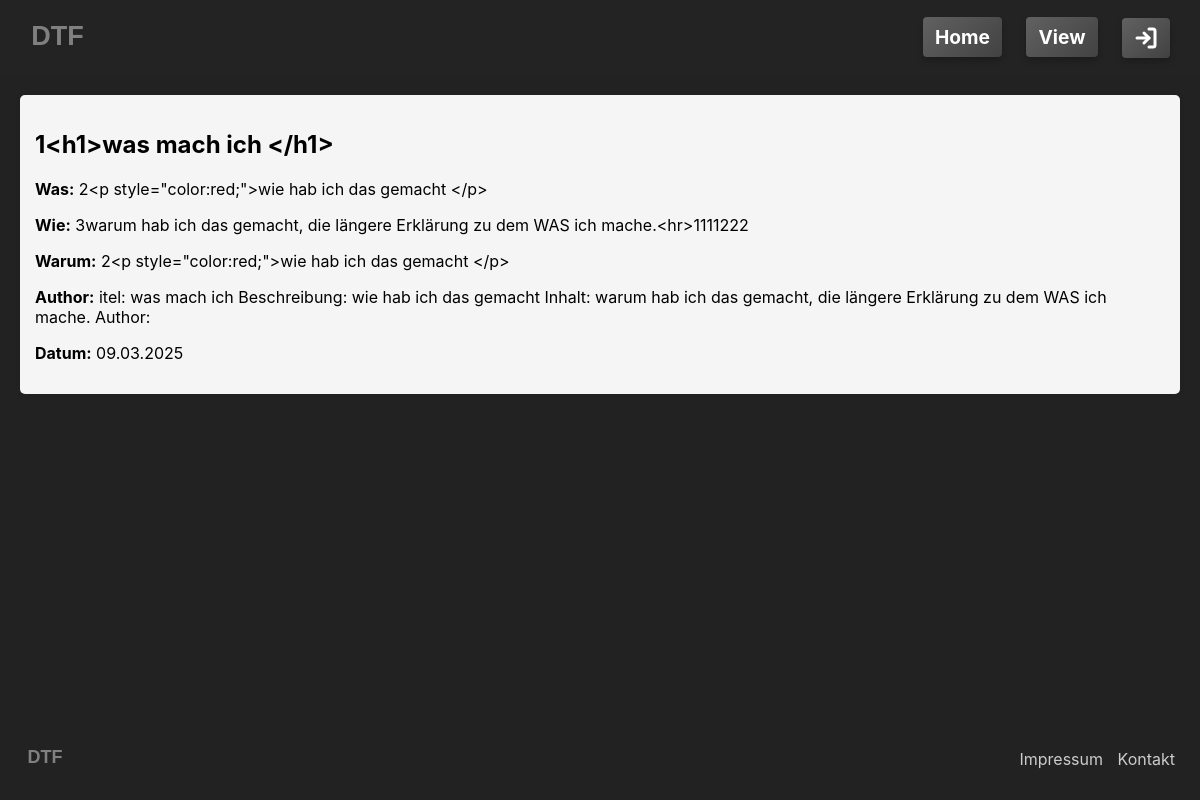
/view, run on the app's committed database.
### app/models.py (models this page shows)
class Article(Base):
    __tablename__ = "articles"
    id = Column(Integer, primary_key=True, index=True)
    title = Column(String, nullable=False)
    description = Column(Text, nullable=True)
    content = Column(Text, nullable=True)
    author = Column(String, nullable=False)
    created_at = Column(DateTime, default=datetime.utcnow)
    category_id = Column(Integer, ForeignKey("categories.id"))
    category = relationship("Category", back_populates="articles")
    image_path = Column(String, nullable=True)  # Pfad zum Bild

### app/main.py (the view)
@app.get("/view", response_class=HTMLResponse)
def view_articles(request: Request, db: Session = Depends(get_db)):
    articles = db.query(Article).order_by(Article.created_at.desc()).all()
    token = request.cookies.get("access_token")
    return templates.TemplateResponse("view.html", {"request": request, "articles": articles, "token": token})

### templates/view.html
{% extends "base.html" %}
{% block content %}
<div class="articles-grid">
    {% for article in articles %}
    <div class="article-card">
        <h2>{{ article.title }}</h2>
        <p><strong>Was:</strong> {{ article.description }}</p>
        <p><strong>Wie:</strong> {{ article.content }}</p>
        <p><strong>Warum:</strong> {{ article.description }}</p>
        <p><strong>Author:</strong> {{ article.author }}</p>
        <p><strong>Datum:</strong> {{ article.created_at.strftime("%d.%m.%Y") }}</p>
    </div>
    {% endfor %}
</div>
{% endblock %}

### templates/base.html (shortened to what this page needs)
<!DOCTYPE html>
<html lang="de">
<head>
    <link rel="stylesheet" href="/static/css/style.css">
</head>
<body>
    <nav class="navbar">
        <div class="nav-left">
            <a href="/"><img src="/static/logo.svg" alt="Logo" width="75" height="75"></a>
        </div>
        <div class="nav-links">
            <a href="/" class="btn btn-secondary">Home</a>
            <a href="/view" class="btn  btn-secondary">View</a>
            {% if not token %}
            <a href="/edit" class="btn btn-center btn-secondary" title="Anmelden"><svg xmlns="http://www.w3.org/2000/svg" width="24"
                    height="24" viewBox="0 0 24 24" fill="none" stroke="currentColor" stroke-width="3"
                    stroke-linecap="round" stroke-linejoin="round">
                    <path d="M15 3h4a2 2 0 0 1 2 2v14a2 2 0 0 1-2 2h-4" />
                    <polyline points="10 17 15 12 10 7" />
                    <line x1="15" y1="12" x2="3" y2="12" />
                </svg></a>
            {% endif %}
        </div>
    </nav>
    <main>
        {% block content %}
        {% endblock %}
    </main>
    <footer class="footer">
        <div class="footer-left">
            <a href="/"><img src="/static/logo.svg" alt="Logo" width="50" height="50"></a>
        </div>
        <div class="footer-links">
                <a href="#impressum" class="footer-link" data-message="<headline>Impressum</headline><p>DTF Freiberufliche Desktopfachkraft für Individuelle Webentwicklung<br><br></p>
                <p style=line-height:2em;>Ich biete professionelle Webentwicklung auf Basis von FastAPI, kombiniert mit kreativen Lösungen durch ComfyUI und Invoke. Meine Arbeit umfasst die Konzeption, Entwicklung und Implementierung von Websites und Webanwendungen, die nicht nur ästhetisch ansprechend, sondern auch technisch ausgereift sind. Durch die Integration von KI-Tools optimiere ich Workflows und ermögliche innovative Ansätze in Design und Entwicklung. <br><br>Leidenschaft für Technologie und Design setzt Visionen in die digitale Realität um.</p>
                <p style=font-size:.7em;position:relative;right:0px;text-align:right;> Wien 2025</p>">Impressum</a>
                <a href="#kontakt" class="footer-link"
                data-message="<headline>Kontakt</headline>Senden Sie Ihre Nachricht:">Kontakt</a>
        </div>
    </footer>
</body>
</html>

### static/css/style.css (style rules this page uses)
body, html { background-color: #222; margin: 0; padding: 0; height: 100%; font-family: -apple-system, BlinkMacSystemFont, "Segoe UI", Roboto, "Helvetica Neue", Arial, sans-serif; min-width: 600px; }
.navbar { display: flex; align-items: center; justify-content: space-between; background-color: rgba(51, 51, 51, 0.07); padding: 0 20px; height: 75px; }
.nav-links a.btn { color: #fff; text-decoration: none; margin: 0 10px; padding: 8px 12px; background-color: #555; border: none; border-radius: 4px; cursor: pointer; font-size: 1.2em; }
main { min-height: calc(98% - 125px); }
.footer { display: flex; align-items: center; justify-content: space-between; background-color: #222; color: #fff; height: 50px; padding: 0 20px; }
.footer a.footer-link { color: #ccc; text-decoration: none; margin: 0 5px; }
.articles-grid { display: grid; grid-template-columns: repeat(auto-fit, minmax(300px, 1fr)); gap: 20px; padding: 20px; }
.article-card { background-color: #f5f5f5; padding: 15px; border-radius: 5px; box-shadow: 0 0 5px rgba(0, 0, 0, 0.1); }
.btn-center { align-items: center; justify-content: center; gap: 8px; padding: 8px 16px; line-height: 1; }
.btn-center svg { width: 24px; height: 24px; vertical-align: middle; }
.btn { display: inline-block; padding: 12px 20px; font-size: 1em; font-weight: bold; text-align: center; color: #fff; background: linear-gradient(135deg, #4CAF50, #2E7D32); border: none; border-radius: 8px; box-shadow: 0 4px 6px rgba(0, 0, 0, 0.2); transition: all 0.3s ease-in-out; cursor: pointer; outline: none; }
.btn-secondary { background: linear-gradient(135deg, #616161, #424242); }

### data on the page
Article: title "1<h1>was mach ich </h1>", description "2<p style=\"color:red;\">wie hab ich das gemacht </p>", content "3warum hab ich das gemacht, die längere Erklärung zu dem WAS ich mache.<hr>1111222", author "itel: was mach ich Beschreibung: wie hab ich das gemacht Inhalt: warum hab ich das gemacht, die längere Erklärung zu dem WAS ich mache. Author:", created_at "09.03.2025"
